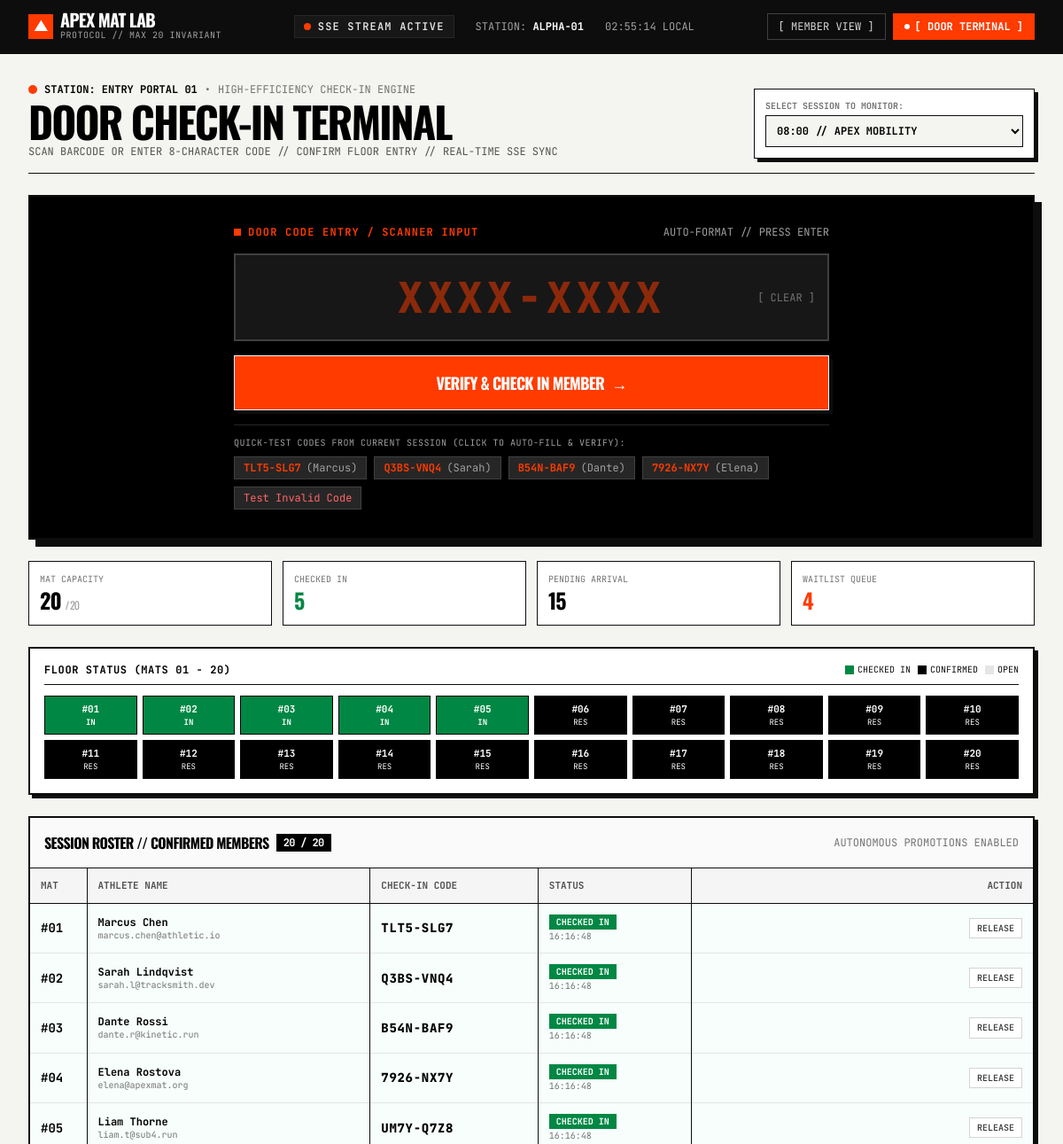
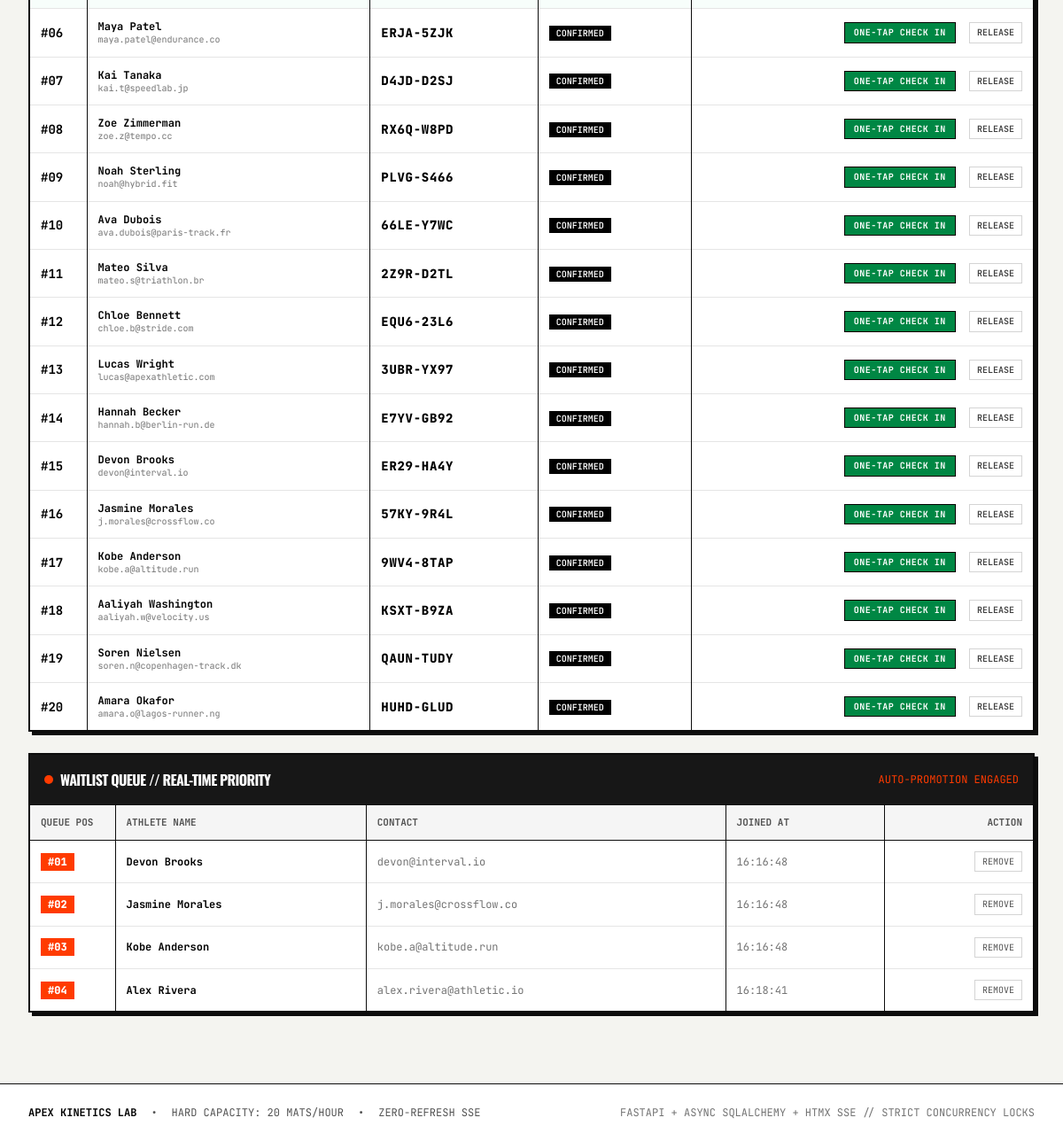
Screenshot of /staff with the database file from the repository (2 pictures, top to bottom).
### app/models.py (models this page shows)
class Booking(Base):
    __tablename__ = "bookings"
    id = Column(Integer, primary_key=True, autoincrement=True)
    session_id = Column(Integer, ForeignKey("hourly_sessions.id", ondelete="CASCADE"), nullable=False, index=True)
    user_id = Column(String(64), nullable=False, index=True)
    user_name = Column(String(100), nullable=False)
    user_email = Column(String(120), nullable=False)
    status = Column(Enum(BookingStatus), nullable=False, default=BookingStatus.CONFIRMED, index=True)
    mat_number = Column(Integer, nullable=True)
    waitlist_position = Column(Integer, nullable=True)
    check_in_code = Column(String(12), nullable=True, unique=True, index=True)
    checked_in_at = Column(DateTime, nullable=True)
    created_at = Column(DateTime, default=datetime.utcnow, nullable=False)
    updated_at = Column(DateTime, default=datetime.utcnow, onupdate=datetime.utcnow, nullable=False)
    session = relationship("HourlySession", back_populates="bookings")
    __table_args__ = (
        Index("ix_session_user_active", "session_id", "user_id"),
        Index("ix_session_status", "session_id", "status"),
    )

### app/main.py (the view)
@app.get("/staff", response_class=HTMLResponse)
async def staff_terminal(
    request: Request,
    session_id: Optional[int] = None,
    db: AsyncSession = Depends(get_db),
):
    stmt = select(HourlySession).order_by(HourlySession.start_time.asc())
    sessions = (await db.execute(stmt)).scalars().all()
    active_session_id = session_id or (sessions[2].id if len(sessions) > 2 else (sessions[0].id if sessions else 1))
    summary = await get_session_summary(db, active_session_id)
    return templates.TemplateResponse(
        request=request,
        name="staff.html",
        context={
            "request": request,
            "sessions": sessions,
            "active_session_id": active_session_id,
            "summary": summary,
            "verification_banner": None,
            "now": datetime.utcnow(),
        },
    )

### app/templates/staff.html (shortened to what this page needs)
{% extends "base.html" %}
{% block content %}
<div class="space-y-6">
  <div class="flex flex-col md:flex-row md:items-end justify-between gap-4 border-sharp-b pb-4">
    <div>
      <div class="flex items-center gap-2 font-mono-numbers text-xs text-neutral-500 mb-1">
        <span class="w-2.5 h-2.5 bg-[#FF3B00] rounded-full live-indicator"></span>
        <span class="text-black font-bold uppercase">STATION: ENTRY PORTAL 01</span>
        <span>•</span>
        <span>HIGH-EFFICIENCY CHECK-IN ENGINE</span>
      </div>
      <h1 class="font-display font-extrabold text-3xl md:text-5xl uppercase tracking-tighter text-black">
        DOOR CHECK-IN TERMINAL
      </h1>
      <p class="font-mono-numbers text-xs text-neutral-600 mt-0.5">
        SCAN BARCODE OR ENTER 8-CHARACTER CODE // CONFIRM FLOOR ENTRY // REAL-TIME SSE SYNC
      </p>
    </div>
    <div class="bg-white border-sharp p-3 font-mono-numbers text-xs shadow-hard self-start md:self-auto">
      <div class="text-[10px] text-neutral-500 uppercase font-bold mb-1">SELECT SESSION TO MONITOR:</div>
      <select onchange="window.location.href='/staff?session_id=' + this.value"
              class="bg-[#F4F4F0] border-sharp p-2 text-black font-bold text-xs focus:outline-none cursor-pointer">
        {% for s in sessions %}
          <option value="{{ s.id }}" {% if s.id == active_session_id %}selected{% endif %}>
            {{ s.start_time }} // {{ s.title.split('//')[0] }}
          </option>
        {% endfor %}
      </select>
    </div>
  </div>
  <div class="bg-black text-white border-sharp-2 p-6 md:p-8 shadow-hard-lg">
    <div class="max-w-2xl mx-auto space-y-4">
      <div class="flex items-center justify-between font-mono-numbers text-xs text-neutral-400">
        <span class="uppercase tracking-widest text-[#FF3B00] font-bold flex items-center gap-2">
          <span class="w-2 h-2 bg-[#FF3B00]"></span>
          DOOR CODE ENTRY / SCANNER INPUT
        </span>
        <span>AUTO-FORMAT // PRESS ENTER</span>
      </div>
      <form hx-post="/staff/checkin"
            hx-target="#checkin-response-target"
            hx-swap="innerHTML"
            class="space-y-4"
            onsubmit="setTimeout(() => { document.getElementById('code_input').value=''; document.getElementById('code_input').focus(); }, 100);">
        <div class="relative">
          <input
            type="text"
            name="code"
            id="code_input"
            autofocus
            autocomplete="off"
            spellcheck="false"
            placeholder="XXXX-XXXX"
            maxlength="9"
            class="w-full bg-neutral-900 border-2 border-neutral-700 p-4 text-center font-mono-numbers font-black text-3xl md:text-5xl text-[#FF3B00] tracking-widest uppercase focus:outline-none focus:border-[#FF3B00] focus:ring-2 focus:ring-[#FF3B00]"
            oninput="formatCodeInput(this)">
          <button type="button"
                  onclick="document.getElementById('code_input').value=''; document.getElementById('code_input').focus();"
                  class="absolute right-4 top-1/2 -translate-y-1/2 text-neutral-500 hover:text-white font-mono-numbers text-xs uppercase cursor-pointer">
            [ CLEAR ]
          </button>
        </div>
        <div class="flex flex-col sm:flex-row gap-3">
          <button type="submit"
                  class="btn-hard flex-1 py-4 bg-[#FF3B00] hover:bg-[#E03400] text-white border border-white font-display font-black text-lg uppercase tracking-wider cursor-pointer shadow-hard flex items-center justify-center gap-2">
            <span>VERIFY & CHECK IN MEMBER</span>
            <span>→</span>
          </button>
        </div>
      </form>
      {% if summary.confirmed_bookings %}
      <div class="pt-3 border-t border-neutral-800">
        <div class="font-mono-numbers text-[10px] text-neutral-400 uppercase tracking-wider mb-2">
          QUICK-TEST CODES FROM CURRENT SESSION (CLICK TO AUTO-FILL & VERIFY):
        </div>
        <div class="flex flex-wrap gap-2">
          {% for b in summary.confirmed_bookings[:4] %}
            {% if b.check_in_code %}
            <button type="button"
                    onclick="testCode('{{ b.check_in_code }}')"
                    class="px-2.5 py-1 bg-neutral-800 hover:bg-neutral-700 border border-neutral-700 font-mono-numbers text-xs text-neutral-200 cursor-pointer flex items-center gap-1.5">
              <span class="text-[#FF3B00] font-bold">{{ b.check_in_code }}</span>
              <span class="text-neutral-400">({{ b.user_name.split()[0] }})</span>
            </button>
            {% endif %}
          {% endfor %}
          <button type="button"
                  onclick="testCode('INVALID-99')"
                  class="px-2.5 py-1 bg-neutral-800 hover:bg-neutral-700 border border-neutral-700 font-mono-numbers text-xs text-red-400 cursor-pointer">
            Test Invalid Code
          </button>
        </div>
      </div>
      {% endif %}
    </div>
  </div>
  <div id="staff-roster"
       hx-get="/partials/staff/{{ active_session_id }}"
       hx-trigger="sse:session_update"
       hx-swap="innerHTML">
    {% include "partials/staff_roster.html" %}
  </div>
</div>
{% endblock %}

### app/templates/partials/staff_roster.html (shortened to what this page needs)
<div class="space-y-6">
  <div class="grid grid-cols-2 sm:grid-cols-4 gap-3 font-mono-numbers">
    <div class="bg-white border-sharp p-3">
      <div class="text-[10px] text-neutral-500 uppercase">MAT CAPACITY</div>
      <div class="font-display font-black text-2xl text-black">
        {{ summary.confirmed_count }} <span class="text-xs text-neutral-400 font-normal">/ 20</span>
      </div>
    </div>
    <div class="bg-white border-sharp p-3">
      <div class="text-[10px] text-neutral-500 uppercase">CHECKED IN</div>
      <div class="font-display font-black text-2xl text-[#008744]">
        {{ summary.checked_in_count }}
      </div>
    </div>
    <div class="bg-white border-sharp p-3">
      <div class="text-[10px] text-neutral-500 uppercase">PENDING ARRIVAL</div>
      <div class="font-display font-black text-2xl text-black">
        {{ summary.confirmed_count - summary.checked_in_count }}
      </div>
    </div>
    <div class="bg-white border-sharp p-3">
      <div class="text-[10px] text-neutral-500 uppercase">WAITLIST QUEUE</div>
      <div class="font-display font-black text-2xl {% if summary.waitlist_count > 0 %}text-[#FF3B00]{% else %}text-neutral-400{% endif %}">
        {{ summary.waitlist_count }}
      </div>
    </div>
  </div>
  <div class="bg-white border-sharp-2 p-4 shadow-hard">
    <div class="flex items-center justify-between pb-2 mb-3 border-sharp-b font-mono-numbers text-xs">
      <span class="font-bold uppercase tracking-wider text-black">FLOOR STATUS (MATS 01 - 20)</span>
      <div class="flex items-center gap-2 text-[10px]">
        <span class="flex items-center gap-1"><span class="w-2.5 h-2.5 bg-[#008744] inline-block"></span> CHECKED IN</span>
        <span class="flex items-center gap-1"><span class="w-2.5 h-2.5 bg-black inline-block"></span> CONFIRMED</span>
        <span class="flex items-center gap-1"><span class="w-2.5 h-2.5 bg-neutral-200 inline-block"></span> OPEN</span>
      </div>
    </div>
    <div class="grid grid-cols-5 sm:grid-cols-10 gap-1.5 font-mono-numbers text-center">
      {% for m in range(1, 21) %}
        {% set b = summary.mat_map.get(m) %}
        <div class="p-1.5 border {% if b and b.status == 'CHECKED_IN' %}bg-[#008744] text-white border-black font-bold{% elif b %}bg-black text-white border-black{% else %}bg-neutral-100 text-neutral-400 border-neutral-300{% endif %}">
          <div class="text-[11px] font-bold">#{{ "%02d"|format(m) }}</div>
          <div class="text-[9px] truncate">
            {% if b and b.status == 'CHECKED_IN' %}IN{% elif b %}RES{% else %}--{% endif %}
          </div>
        </div>
      {% endfor %}
    </div>
  </div>
  <div class="bg-white border-sharp-2 shadow-hard overflow-hidden">
    <div class="p-4 border-sharp-b bg-neutral-50 flex items-center justify-between">
      <div class="font-display font-bold text-base uppercase tracking-tight text-black flex items-center gap-2">
        <span>SESSION ROSTER // CONFIRMED MEMBERS</span>
        <span class="font-mono-numbers text-xs px-2 py-0.5 bg-black text-white">
          {{ summary.confirmed_count }} / 20
        </span>
      </div>
      <div class="font-mono-numbers text-xs text-neutral-500">
        AUTONOMOUS PROMOTIONS ENABLED
      </div>
    </div>
    {% if summary.confirmed_bookings %}
    <div class="overflow-x-auto">
      <table class="w-full text-left font-mono-numbers text-xs border-collapse">
        <thead>
          <tr class="border-sharp-b bg-neutral-100 text-neutral-600 uppercase text-[11px]">
            <th class="p-3 border-sharp-r w-16">MAT</th>
            <th class="p-3 border-sharp-r">ATHLETE NAME</th>
            <th class="p-3 border-sharp-r">CHECK-IN CODE</th>
            <th class="p-3 border-sharp-r">STATUS</th>
            <th class="p-3 text-right">ACTION</th>
          </tr>
        </thead>
        <tbody class="divide-y divide-neutral-200">
          {% for b in summary.confirmed_bookings %}
          <tr class="hover:bg-neutral-50 transition-colors {% if b.status == 'CHECKED_IN' %}bg-emerald-50/40{% endif %}">
            <td class="p-3 border-sharp-r font-bold text-black text-sm">
              #{{ "%02d"|format(b.mat_number) }}
            </td>
            <td class="p-3 border-sharp-r">
              <div class="font-bold text-black">{{ b.user_name }}</div>
              <div class="text-[10px] text-neutral-500">{{ b.user_email }}</div>
            </td>
            <td class="p-3 border-sharp-r font-black text-sm tracking-wider text-black">
              {{ b.check_in_code or '--' }}
            </td>
            <td class="p-3 border-sharp-r">
              {% if b.status == 'CHECKED_IN' %}
                <span class="px-2 py-0.5 bg-[#008744] text-white font-bold text-[10px] uppercase">
                  CHECKED IN
                </span>
                <div class="text-[10px] text-neutral-500 mt-0.5">
                  {{ b.checked_in_at.strftime('%H:%M:%S') if b.checked_in_at else '' }}
                </div>
              {% else %}
                <span class="px-2 py-0.5 bg-black text-white font-semibold text-[10px] uppercase">
                  CONFIRMED
                </span>
              {% endif %}
            </td>
            <td class="p-3 text-right space-x-2">
              {% if b.status != 'CHECKED_IN' %}
                <button
                  type="button"
                  hx-post="/staff/checkin"
                  hx-vals='{"code": "{{ b.check_in_code }}", "session_id": "{{ summary.session.id }}"}'
                  hx-target="#checkin-response-target"
                  class="btn-hard px-2.5 py-1 bg-[#008744] hover:bg-emerald-800 text-white font-bold text-[10px] uppercase tracking-wider cursor-pointer border border-black">
                  ONE-TAP CHECK IN
                </button>
              {% endif %}
              <button
                type="button"
                hx-post="/staff/cancel-booking"
                hx-vals='{"booking_id": "{{ b.id }}", "session_id": "{{ summary.session.id }}"}'
                hx-target="#staff-roster"
                onclick="return confirm('Release Mat #{{ b.mat_number }} for {{ b.user_name }}? Waitlist #1 will be promoted.')"
                class="px-2 py-1 bg-white hover:bg-neutral-100 text-neutral-700 hover:text-black font-semibold text-[10px] uppercase cursor-pointer border border-neutral-300">
                RELEASE
              </button>
            </td>
          </tr>
          {% endfor %}
        </tbody>
      </table>
    </div>
    {% else %}
    <div class="p-8 text-center font-mono-numbers text-xs text-neutral-500">
      NO ATHLETES CURRENTLY BOOKED FOR THIS SESSION.
    </div>
    {% endif %}
  </div>
  {% if summary.waitlist %}
  <div class="bg-white border-sharp-2 shadow-hard overflow-hidden">
    <div class="p-4 border-sharp-b bg-neutral-900 text-white flex items-center justify-between">
      <div class="font-display font-bold text-base uppercase tracking-tight flex items-center gap-2">
        <span class="w-2.5 h-2.5 bg-[#FF3B00] rounded-full live-indicator"></span>
        <span>WAITLIST QUEUE // REAL-TIME PRIORITY</span>
      </div>
      <div class="font-mono-numbers text-xs text-[#FF3B00]">
        AUTO-PROMOTION ENGAGED
      </div>
    </div>
    <div class="overflow-x-auto">
      <table class="w-full text-left font-mono-numbers text-xs border-collapse">
        <thead>
          <tr class="border-sharp-b bg-neutral-100 text-neutral-600 uppercase text-[11px]">
            <th class="p-3 border-sharp-r w-24">QUEUE POS</th>
            <th class="p-3 border-sharp-r">ATHLETE NAME</th>
            <th class="p-3 border-sharp-r">CONTACT</th>
            <th class="p-3 border-sharp-r">JOINED AT</th>
            <th class="p-3 text-right">ACTION</th>
          </tr>
        </thead>
        <tbody class="divide-y divide-neutral-200">
          {% for w in summary.waitlist %}
          <tr class="hover:bg-neutral-50 transition-colors">
            <td class="p-3 border-sharp-r">
              <span class="px-2 py-0.5 bg-[#FF3B00] text-white font-black text-xs">
                #{{ "%02d"|format(w.waitlist_position) }}
              </span>
            </td>
            <td class="p-3 border-sharp-r font-bold text-black">
              {{ w.user_name }}
            </td>
            <td class="p-3 border-sharp-r text-neutral-500">
              {{ w.user_email }}
            </td>
            <td class="p-3 border-sharp-r text-neutral-500">
              {{ w.created_at.strftime('%H:%M:%S') if w.created_at else '--' }}
            </td>
            <td class="p-3 text-right">
              <button
                type="button"
                hx-post="/staff/cancel-booking"
                hx-vals='{"booking_id": "{{ w.id }}", "session_id": "{{ summary.session.id }}"}'
                hx-target="#staff-roster"
                onclick="return confirm('Remove {{ w.user_name }} from waitlist?')"
                class="px-2 py-1 bg-white hover:bg-neutral-100 text-neutral-600 text-[10px] uppercase border border-neutral-300 cursor-pointer">
                REMOVE
              </button>
            </td>
          </tr>
          {% endfor %}
        </tbody>
      </table>
    </div>
  </div>
  {% endif %}
</div>

### rows the page displays
Booking: check_in_code "TLT5-SLG7", user_name "Marcus", mat_number "01", user_name "Marcus Chen", user_email "marcus.chen@athletic.io", checked_in_at "16:16:48"
Booking: check_in_code "Q3BS-VNQ4", user_name "Sarah", mat_number "02", user_name "Sarah Lindqvist", user_email "sarah.l@tracksmith.dev", checked_in_at "16:16:48"
Booking: check_in_code "B54N-BAF9", user_name "Dante", mat_number "03", user_name "Dante Rossi", user_email "dante.r@kinetic.run", checked_in_at "16:16:48"
Booking: check_in_code "7926-NX7Y", user_name "Elena", mat_number "04", user_name "Elena Rostova", user_email "elena@apexmat.org", checked_in_at "16:16:48"
Booking: mat_number "05", user_name "Liam Thorne", user_email "liam.t@sub4.run", check_in_code "UM7Y-Q7Z8", checked_in_at "16:16:48"
Booking: mat_number "06", user_name "Maya Patel", user_email "maya.patel@endurance.co", check_in_code "ERJA-5ZJK", status "CONFIRMED"
Booking: mat_number "07", user_name "Kai Tanaka", user_email "kai.t@speedlab.jp", check_in_code "D4JD-D2SJ", status "CONFIRMED"
Booking: mat_number "08", user_name "Zoe Zimmerman", user_email "zoe.z@tempo.cc", check_in_code "RX6Q-W8PD", status "CONFIRMED"
Booking: mat_number "09", user_name "Noah Sterling", user_email "noah@hybrid.fit", check_in_code "PLVG-S466", status "CONFIRMED"
Booking: mat_number "10", user_name "Ava Dubois", user_email "ava.dubois@paris-track.fr", check_in_code "66LE-Y7WC", status "CONFIRMED"
Booking: mat_number "11", user_name "Mateo Silva", user_email "mateo.s@triathlon.br", check_in_code "2Z9R-D2TL", status "CONFIRMED"
Booking: mat_number "12", user_name "Chloe Bennett", user_email "chloe.b@stride.com", check_in_code "EQU6-23L6", status "CONFIRMED"
Booking: mat_number "13", user_name "Lucas Wright", user_email "lucas@apexathletic.com", check_in_code "3UBR-YX97", status "CONFIRMED"
Booking: mat_number "14", user_name "Hannah Becker", user_email "hannah.b@berlin-run.de", check_in_code "E7YV-GB92", status "CONFIRMED"
Booking: mat_number "15", user_name "Devon Brooks", user_email "devon@interval.io", check_in_code "ER29-HA4Y", status "CONFIRMED"
Booking: mat_number "16", user_name "Jasmine Morales", user_email "j.morales@crossflow.co", check_in_code "57KY-9R4L", status "CONFIRMED"
Booking: mat_number "17", user_name "Kobe Anderson", user_email "kobe.a@altitude.run", check_in_code "9WV4-8TAP", status "CONFIRMED"
Booking: mat_number "18", user_name "Aaliyah Washington", user_email "aaliyah.w@velocity.us", check_in_code "KSXT-B9ZA", status "CONFIRMED"
Booking: mat_number "19", user_name "Soren Nielsen", user_email "soren.n@copenhagen-track.dk", check_in_code "QAUN-TUDY", status "CONFIRMED"
Booking: mat_number "20", user_name "Amara Okafor", user_email "amara.o@lagos-runner.ng", check_in_code "HUHD-GLUD", status "CONFIRMED"
Booking: waitlist_position "01", user_name "Devon Brooks", user_email "devon@interval.io", created_at "16:16:48"
Booking: waitlist_position "02", user_name "Jasmine Morales", user_email "j.morales@crossflow.co", created_at "16:16:48"
Booking: waitlist_position "03", user_name "Kobe Anderson", user_email "kobe.a@altitude.run", created_at "16:16:48"
Booking: waitlist_position "04", user_name "Alex Rivera", user_email "alex.rivera@athletic.io", created_at "16:18:41"

### other values shown
{{ summary.confirmed_count }} "20"
{{ summary.checked_in_count }} "5"
{{ summary.confirmed_count - summary.checked_in_count }} "15"
{{ summary.waitlist_count }} "4"
{{ "%02d"|format(m) }} "01" "02" "03" "04" "05" "06" "07" "08" "09" "10" "11" "12" "13" "14" "15" "16" "17" "18" "19" "20"
form field value "08:00 // APEX MOBILITY"
